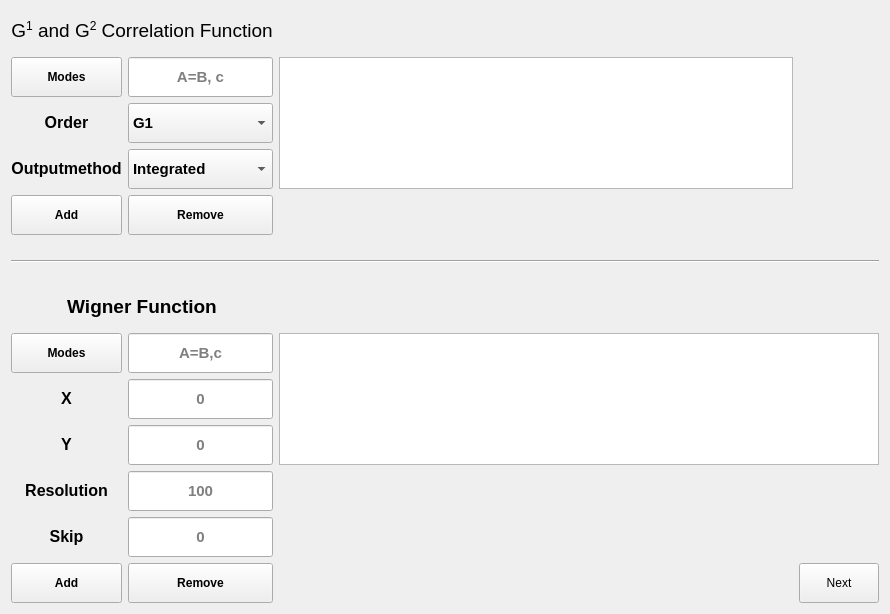
      <widget class="QWidget" name="tab_additional_stats">
       <attribute name="title">
        <string>Additional Statistics</string>
       </attribute>
       <layout class="QGridLayout" name="gridLayout_8">
        <item row="0" column="0" colspan="2">
         <widget class="QLabel" name="label_title_set_wigner_2">
          <property name="minimumSize">
           <size>
            <width>0</width>
            <height>40</height>
           </size>
          </property>
          <property name="maximumSize">
           <size>
            <width>16777215</width>
            <height>40</height>
           </size>
          </property>
          <property name="frameShape">
           <enum>QFrame::NoFrame</enum>
          </property>
          <property name="frameShadow">
           <enum>QFrame::Plain</enum>
          </property>
          <property name="text">
           <string>&lt;html&gt;&lt;head/&gt;&lt;body&gt;&lt;p align=&quot;center&quot;&gt;&lt;span style=&quot; font-size:14pt;&quot;&gt;G&lt;/span&gt;&lt;span style=&quot; font-size:14pt; vertical-align:super;&quot;&gt;1&lt;/span&gt;&lt;span style=&quot; font-size:14pt;&quot;&gt; and G&lt;/span&gt;&lt;span style=&quot; font-size:14pt; vertical-align:super;&quot;&gt;2&lt;/span&gt;&lt;span style=&quot; font-size:14pt;&quot;&gt; Correlation Function&lt;/span&gt;&lt;/p&gt;&lt;/body&gt;&lt;/html&gt;</string>
          </property>
         </widget>
        </item>
        <item row="1" column="1">
         <widget class="QLineEdit" name="textinput_correlation_modes">
          <property name="minimumSize">
           <size>
            <width>0</width>
            <height>40</height>
           </size>
          </property>
          <property name="font">
           <font>
            <pointsize>11</pointsize>
            <bold>true</bold>
           </font>
          </property>
          <property name="text">
           <string/>
          </property>
          <property name="frame">
           <bool>true</bool>
          </property>
          <property name="alignment">
           <set>Qt::AlignCenter</set>
          </property>
          <property name="placeholderText">
           <string>A=B, c</string>
          </property>
         </widget>
        </item>
        <item row="1" column="2" rowspan="3">
         <widget class="QListView" name="text_output_list_of_gfuncs">
          <property name="minimumSize">
           <size>
            <width>0</width>
            <height>40</height>
           </size>
          </property>
         </widget>
        </item>
        <item row="2" column="0">
         <widget class="QLabel" name="label_57">
          <property name="minimumSize">
           <size>
            <width>0</width>
            <height>40</height>
           </size>
          </property>
          <property name="maximumSize">
           <size>
            <width>16777215</width>
            <height>40</height>
           </size>
          </property>
          <property name="text">
           <string>&lt;html&gt;&lt;head/&gt;&lt;body&gt;&lt;p align=&quot;center&quot;&gt;&lt;span style=&quot; font-size:12pt; font-weight:700;&quot;&gt;Order&lt;/span&gt;&lt;/p&gt;&lt;/body&gt;&lt;/html&gt;</string>
          </property>
         </widget>
        </item>
        <item row="2" column="1">
         <widget class="QComboBox" name="input_gfunc_order">
          <property name="minimumSize">
           <size>
            <width>0</width>
            <height>40</height>
           </size>
          </property>
          <property name="font">
           <font>
            <pointsize>11</pointsize>
            <bold>true</bold>
           </font>
          </property>
          <item>
           <property name="text">
            <string>G1</string>
           </property>
          </item>
          <item>
           <property name="text">
            <string>G2</string>
           </property>
          </item>
         </widget>
        </item>
        <item row="3" column="0">
         <widget class="QLabel" name="label_116">
          <property name="minimumSize">
           <size>
            <width>0</width>
            <height>40</height>
           </size>
          </property>
          <property name="maximumSize">
           <size>
            <width>16777215</width>
            <height>40</height>
           </size>
          </property>
          <property name="text">
           <string>&lt;html&gt;&lt;head/&gt;&lt;body&gt;&lt;p align=&quot;center&quot;&gt;&lt;span style=&quot; font-size:12pt; font-weight:700;&quot;&gt;Outputmethod&lt;/span&gt;&lt;/p&gt;&lt;/body&gt;&lt;/html&gt;</string>
          </property>
         </widget>
        </item>
        <item row="3" column="1">
         <widget class="QComboBox" name="input_gfunc_integration">
          <property name="minimumSize">
           <size>
            <width>0</width>
            <height>40</height>
           </size>
          </property>
          <property name="font">
           <font>
            <pointsize>11</pointsize>
            <bold>true</bold>
           </font>
          </property>
          <item>
           <property name="text">
            <string>Integrated</string>
           </property>
          </item>
          <item>
           <property name="text">
            <string>Matrix</string>
           </property>
          </item>
          <item>
           <property name="text">
            <string>Both</string>
           </property>
          </item>
         </widget>
        </item>
        <item row="4" column="0">
         <widget class="QPushButton" name="button_add_gfunc_to_output">
          <property name="minimumSize">
           <size>
            <width>0</width>
            <height>40</height>
           </size>
          </property>
          <property name="font">
           <font>
            <bold>true</bold>
           </font>
          </property>
          <property name="text">
           <string>Add</string>
          </property>
         </widget>
        </item>
        <item row="4" column="1">
         <widget class="QPushButton" name="button_remove_gfunc_from_output">
          <property name="minimumSize">
           <size>
            <width>0</width>
            <height>40</height>
           </size>
          </property>
          <property name="font">
           <font>
            <bold>true</bold>
           </font>
          </property>
          <property name="text">
           <string>Remove</string>
          </property>
         </widget>
        </item>
        <item row="5" column="0" colspan="4">
         <widget class="Line" name="line_11">
          <property name="minimumSize">
           <size>
            <width>0</width>
            <height>40</height>
           </size>
          </property>
          <property name="orientation">
           <enum>Qt::Horizontal</enum>
          </property>
         </widget>
        </item>
        <item row="6" column="0" colspan="2">
         <widget class="QLabel" name="label_title_set_wigner">
          <property name="minimumSize">
           <size>
            <width>0</width>
            <height>40</height>
           </size>
          </property>
          <property name="maximumSize">
           <size>
            <width>16777215</width>
            <height>40</height>
           </size>
          </property>
          <property name="frameShape">
           <enum>QFrame::NoFrame</enum>
          </property>
          <property name="frameShadow">
           <enum>QFrame::Plain</enum>
          </property>
          <property name="text">
           <string>&lt;html&gt;&lt;head/&gt;&lt;body&gt;&lt;p align=&quot;center&quot;&gt;&lt;span style=&quot; font-size:14pt; font-weight:700;&quot;&gt;Wigner Function&lt;/span&gt;&lt;/p&gt;&lt;/body&gt;&lt;/html&gt;</string>
          </property>
         </widget>
        </item>
        <item row="7" column="1">
         <widget class="QLineEdit" name="textinput_wigner_modes">
          <property name="minimumSize">
           <size>
            <width>0</width>
            <height>40</height>
           </size>
          </property>
          <property name="font">
           <font>
            <pointsize>11</pointsize>
            <bold>true</bold>
           </font>
          </property>
          <property name="text">
           <string/>
          </property>
          <property name="frame">
           <bool>true</bool>
          </property>
          <property name="alignment">
           <set>Qt::AlignCenter</set>
          </property>
          <property name="placeholderText">
           <string>A=B,c</string>
          </property>
         </widget>
        </item>
        <item row="7" column="2" rowspan="3" colspan="2">
         <widget class="QListView" name="text_output_list_of_wigner_funcs">
          <property name="minimumSize">
           <size>
            <width>600</width>
            <height>40</height>
           </size>
          </property>
         </widget>
        </item>
        <item row="8" column="0">
         <widget class="QLabel" name="label_123">
          <property name="minimumSize">
           <size>
            <width>0</width>
            <height>40</height>
           </size>
          </property>
          <property name="maximumSize">
           <size>
            <width>16777215</width>
            <height>40</height>
           </size>
          </property>
          <property name="text">
           <string>&lt;html&gt;&lt;head/&gt;&lt;body&gt;&lt;p align=&quot;center&quot;&gt;&lt;span style=&quot; font-size:12pt; font-weight:700;&quot;&gt;X&lt;/span&gt;&lt;/p&gt;&lt;/body&gt;&lt;/html&gt;</string>
          </property>
         </widget>
        </item>
        <item row="8" column="1">
         <widget class="QLineEdit" name="textinput_wigner_x">
          <property name="minimumSize">
           <size>
            <width>0</width>
            <height>40</height>
           </size>
          </property>
          <property name="font">
           <font>
            <pointsize>11</pointsize>
            <bold>true</bold>
           </font>
          </property>
          <property name="statusTip">
           <string>Alpha in -X:X range</string>
          </property>
          <property name="text">
           <string/>
          </property>
          <property name="frame">
           <bool>true</bool>
          </property>
          <property name="alignment">
           <set>Qt::AlignCenter</set>
          </property>
          <property name="placeholderText">
           <string>0</string>
          </property>
         </widget>
        </item>
        <item row="9" column="0">
         <widget class="QLabel" name="label_124">
          <property name="minimumSize">
           <size>
            <width>0</width>
            <height>40</height>
           </size>
          </property>
          <property name="maximumSize">
           <size>
            <width>16777215</width>
            <height>40</height>
           </size>
          </property>
          <property name="text">
           <string>&lt;html&gt;&lt;head/&gt;&lt;body&gt;&lt;p align=&quot;center&quot;&gt;&lt;span style=&quot; font-size:12pt; font-weight:700;&quot;&gt;Y&lt;/span&gt;&lt;/p&gt;&lt;/body&gt;&lt;/html&gt;</string>
          </property>
         </widget>
        </item>
        <item row="9" column="1">
         <widget class="QLineEdit" name="textinput_wigner_y">
          <property name="minimumSize">
           <size>
            <width>0</width>
            <height>40</height>
           </size>
          </property>
          <property name="font">
           <font>
            <pointsize>11</pointsize>
            <bold>true</bold>
           </font>
          </property>
          <property name="statusTip">
           <string>Alpha in -Y:Y range</string>
          </property>
          <property name="text">
           <string/>
          </property>
          <property name="frame">
           <bool>true</bool>
          </property>
          <property name="alignment">
           <set>Qt::AlignCenter</set>
          </property>
          <property name="placeholderText">
           <string>0</string>
          </property>
         </widget>
        </item>
        <item row="10" column="0">
         <widget class="QLabel" name="label_125">
          <property name="minimumSize">
           <size>
            <width>0</width>
            <height>40</height>
           </size>
          </property>
          <property name="maximumSize">
           <size>
            <width>16777215</width>
            <height>40</height>
           </size>
          </property>
          <property name="text">
           <string>&lt;html&gt;&lt;head/&gt;&lt;body&gt;&lt;p align=&quot;center&quot;&gt;&lt;span style=&quot; font-size:12pt; font-weight:700;&quot;&gt;Resolution&lt;/span&gt;&lt;/p&gt;&lt;/body&gt;&lt;/html&gt;</string>
          </property>
         </widget>
        </item>
        <item row="10" column="1">
         <widget class="QLineEdit" name="textinput_wigner_resolution">
          <property name="minimumSize">
           <size>
            <width>0</width>
            <height>40</height>
           </size>
          </property>
          <property name="font">
           <font>
            <pointsize>11</pointsize>
            <bold>true</bold>
           </font>
          </property>
          <property name="text">
           <string/>
          </property>
          <property name="frame">
           <bool>true</bool>
          </property>
          <property name="alignment">
           <set>Qt::AlignCenter</set>
          </property>
          <property name="placeholderText">
           <string>100</string>
          </property>
         </widget>
        </item>
        <item row="11" column="0">
         <widget class="QLabel" name="label_126">
          <property name="minimumSize">
           <size>
            <width>0</width>
            <height>40</height>
           </size>
          </property>
          <property name="maximumSize">
           <size>
            <width>16777215</width>
            <height>40</height>
           </size>
          </property>
          <property name="text">
           <string>&lt;html&gt;&lt;head/&gt;&lt;body&gt;&lt;p align=&quot;center&quot;&gt;&lt;span style=&quot; font-size:12pt; font-weight:700;&quot;&gt;Skip&lt;/span&gt;&lt;/p&gt;&lt;/body&gt;&lt;/html&gt;</string>
          </property>
         </widget>
        </item>
        <item row="11" column="1">
         <widget class="QLineEdit" name="textinput_wigner_skip">
          <property name="minimumSize">
           <size>
            <width>0</width>
            <height>40</height>
           </size>
          </property>
          <property name="font">
           <font>
            <pointsize>11</pointsize>
            <bold>true</bold>
           </font>
          </property>
          <property name="text">
           <string/>
          </property>
          <property name="frame">
           <bool>true</bool>
          </property>
          <property name="alignment">
           <set>Qt::AlignCenter</set>
          </property>
          <property name="placeholderText">
           <string>0</string>
          </property>
         </widget>
        </item>
        <item row="12" column="0">
         <widget class="QPushButton" name="button_add_wigner">
          <property name="minimumSize">
           <size>
            <width>0</width>
            <height>40</height>
           </size>
          </property>
          <property name="font">
           <font>
            <bold>true</bold>
           </font>
          </property>
          <property name="text">
           <string>Add</string>
          </property>
         </widget>
        </item>
        <item row="12" column="1">
         <widget class="QPushButton" name="button_remove_wigner">
          <property name="minimumSize">
           <size>
            <width>0</width>
            <height>40</height>
           </size>
          </property>
          <property name="font">
           <font>
            <bold>true</bold>
           </font>
          </property>
          <property name="text">
           <string>Remove</string>
          </property>
         </widget>
        </item>
        <item row="12" column="3">
         <widget class="QPushButton" name="button_next_tab_stats_to_detector">
          <property name="minimumSize">
           <size>
            <width>0</width>
            <height>40</height>
           </size>
          </property>
          <property name="text">
           <string>Next</string>
          </property>
          <property name="checkable">
           <bool>false</bool>
          </property>
         </widget>
        </item>
        <item row="1" column="0">
         <widget class="QPushButton" name="button_add_gfunc_mode">
          <property name="minimumSize">
           <size>
            <width>0</width>
            <height>40</height>
           </size>
          </property>
          <property name="font">
           <font>
            <bold>true</bold>
           </font>
          </property>
          <property name="text">
           <string>Modes</string>
          </property>
         </widget>
        </item>
        <item row="7" column="0">
         <widget class="QPushButton" name="button_add_wigner_mode">
          <property name="minimumSize">
           <size>
            <width>0</width>
            <height>40</height>
           </size>
          </property>
          <property name="font">
           <font>
            <bold>true</bold>
           </font>
          </property>
          <property name="text">
           <string>Modes</string>
          </property>
         </widget>
        </item>
       </layout>
      </widget>
